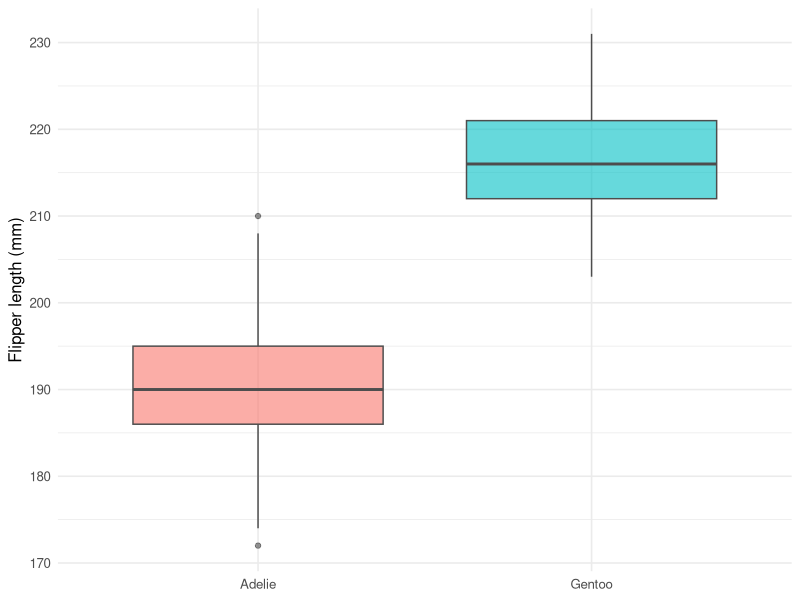
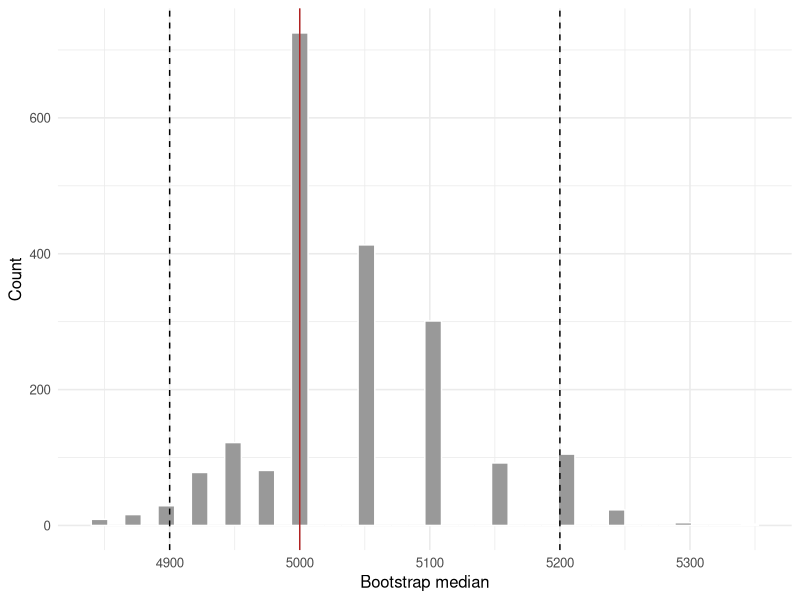
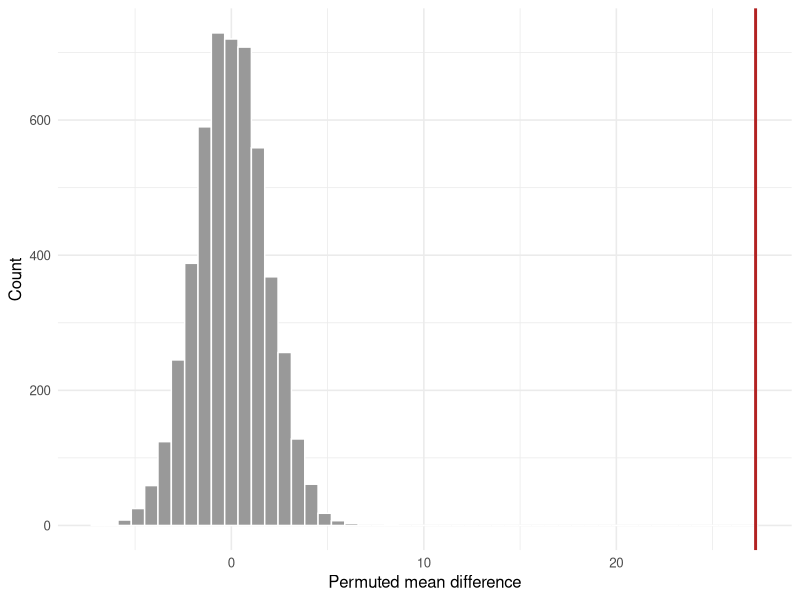

These figures' R source, in order:
## ---- chunk 1
#| label: setup
library(tidyverse)
set.seed(42)
theme_set(theme_minimal(base_size = 12))
## ---- chunk 2
library(palmerpenguins)
dat <- penguins |>
  filter(species %in% c("Gentoo", "Adelie")) |>
  drop_na(body_mass_g, flipper_length_mm)
## ---- chunk 3
#| fig-width: 6
#| fig-height: 3.5
dat |>
  ggplot(aes(species, flipper_length_mm, fill = species)) +
  geom_boxplot(alpha = 0.6, colour = "grey30") +
  labs(x = NULL, y = "Flipper length (mm)") +
  theme(legend.position = "none")
## ---- chunk 4
gen <- dat |> filter(species == "Gentoo") |> pull(body_mass_g)
B <- 2000
boot_meds <- replicate(B, median(sample(gen, replace = TRUE)))
ci_med <- quantile(boot_meds, c(0.025, 0.975))
obs_med <- median(gen)
tibble(statistic = "median body mass",
       observed = obs_med,
       ci_low = ci_med[1],
       ci_high = ci_med[2])
## ---- chunk 5
#| fig-width: 6
#| fig-height: 3.5
tibble(boot = boot_meds) |>
  ggplot(aes(boot)) +
  geom_histogram(bins = 40, fill = "grey60", colour = "white") +
  geom_vline(xintercept = obs_med, colour = "firebrick") +
  geom_vline(xintercept = ci_med, linetype = 2) +
  labs(x = "Bootstrap median", y = "Count")
## ---- chunk 6
g <- dat$species
x <- dat$flipper_length_mm
observed_diff <- mean(x[g == "Gentoo"]) - mean(x[g == "Adelie"])

perm_diff <- replicate(5000, {
  gp <- sample(g)
  mean(x[gp == "Gentoo"]) - mean(x[gp == "Adelie"])
})
p_perm <- mean(abs(perm_diff) >= abs(observed_diff))
p_perm
## ---- chunk 7
#| fig-width: 6
#| fig-height: 3.5
tibble(perm = perm_diff) |>
  ggplot(aes(perm)) +
  geom_histogram(bins = 50, fill = "grey60", colour = "white") +
  geom_vline(xintercept = observed_diff, colour = "firebrick", linewidth = 1) +
  labs(x = "Permuted mean difference", y = "Count")
## ---- chunk 8
sessionInfo()
